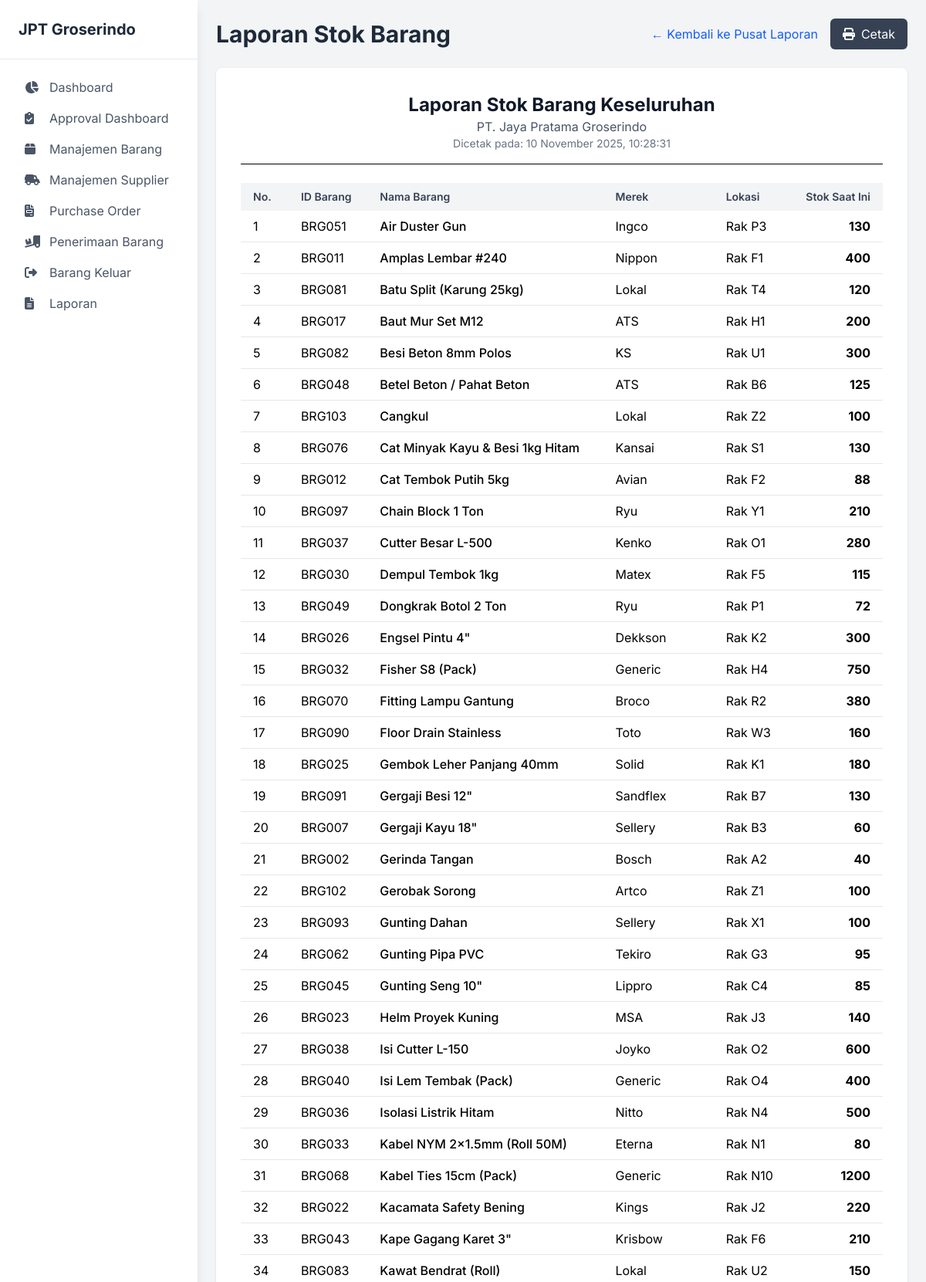
/index.php?page=laporan-stok (signed in, upper part), run on the app's committed database.
### tables this page shows
CREATE TABLE `barang` (
  `id_barang` varchar(20) NOT NULL,
  `nama_barang` varchar(255) NOT NULL,
  `merek` varchar(100) DEFAULT NULL,
  `stok` int(11) NOT NULL DEFAULT 0,
  `lokasi` varchar(100) DEFAULT NULL,
  PRIMARY KEY (`id_barang`)
);

### pages/laporan_stok.php (the view)
<?php
$stmt = $pdo->query("SELECT * FROM barang ORDER BY nama_barang ASC");
$barang_list = $stmt->fetchAll(PDO::FETCH_ASSOC);
?>
<div class="flex justify-between items-center mb-6">
    <h1 class="text-3xl font-bold text-gray-800">Laporan Stok Barang</h1>
    <div class="flex items-center gap-4">
        <a href="index.php?page=laporan" class="text-blue-600 hover:underline">
            &larr; Kembali ke Pusat Laporan
        </a>
        <button onclick="window.print()" class="bg-gray-700 text-white px-4 py-2 rounded-md hover:bg-gray-800 flex items-center gap-2">
            <i class="fa-solid fa-print"></i>
            <span>Cetak</span>
        </button>
    </div>
</div>
<div class="bg-white p-8 rounded-lg shadow">
    <div class="text-center border-b pb-4 mb-6">
        <h2 class="text-2xl font-bold text-gray-900">Laporan Stok Barang Keseluruhan</h2>
        <p class="text-gray-600">PT. Jaya Pratama Groserindo</p>
        <p class="text-sm text-gray-500">Dicetak pada: <?php echo date('d F Y, H:i:s'); ?></p>
    </div>
    <div class="overflow-x-auto">
        <table class="w-full table-auto">
            <thead class="bg-gray-100">
                <tr>
                    <th class="px-4 py-2 text-left text-sm font-semibold text-gray-700">No.</th>
                    <th class="px-4 py-2 text-left text-sm font-semibold text-gray-700">ID Barang</th>
                    <th class="px-4 py-2 text-left text-sm font-semibold text-gray-700">Nama Barang</th>
                    <th class="px-4 py-2 text-left text-sm font-semibold text-gray-700">Merek</th>
                    <th class="px-4 py-2 text-left text-sm font-semibold text-gray-700">Lokasi</th>
                    <th class="px-4 py-2 text-right text-sm font-semibold text-gray-700">Stok Saat Ini</th>
                </tr>
            </thead>
            <tbody class="divide-y divide-gray-200">
                <?php $no = 1; ?>
                <?php foreach ($barang_list as $barang): ?>
                    <tr>
                        <td class="px-4 py-2"><?php echo $no++; ?></td>
                        <td class="px-4 py-2"><?php echo htmlspecialchars($barang['id_barang']); ?></td>
                        <td class="px-4 py-2 font-medium"><?php echo htmlspecialchars($barang['nama_barang']); ?></td>
                        <td class="px-4 py-2"><?php echo htmlspecialchars($barang['merek']); ?></td>
                        <td class="px-4 py-2"><?php echo htmlspecialchars($barang['lokasi']); ?></td>
                        <td class="px-4 py-2 text-right font-bold"><?php echo htmlspecialchars($barang['stok']); ?></td>
                    </tr>
                <?php endforeach; ?>
            </tbody>
        </table>
    </div>
</div>

### includes/header.php (style rules this page uses)
body { font-family: 'Inter', sans-serif; }

### data on the page
barang: id_barang "BRG051", nama_barang "Air Duster Gun", merek "Ingco", lokasi "Rak P3", stok "130"
barang: id_barang "BRG011", nama_barang "Amplas Lembar #240", merek "Nippon", lokasi "Rak F1", stok "400"
barang: id_barang "BRG081", nama_barang "Batu Split (Karung 25kg)", merek "Lokal", lokasi "Rak T4", stok "120"
barang: id_barang "BRG017", nama_barang "Baut Mur Set M12", merek "ATS", lokasi "Rak H1", stok "200"
barang: id_barang "BRG082", nama_barang "Besi Beton 8mm Polos", merek "KS", lokasi "Rak U1", stok "300"
barang: id_barang "BRG048", nama_barang "Betel Beton / Pahat Beton", merek "ATS", lokasi "Rak B6", stok "125"
barang: id_barang "BRG103", nama_barang "Cangkul", merek "Lokal", lokasi "Rak Z2", stok "100"
barang: id_barang "BRG076", nama_barang "Cat Minyak Kayu & Besi 1kg Hitam", merek "Kansai", lokasi "Rak S1", stok "130"
barang: id_barang "BRG012", nama_barang "Cat Tembok Putih 5kg", merek "Avian", lokasi "Rak F2", stok "88"
barang: id_barang "BRG097", nama_barang "Chain Block 1 Ton", merek "Ryu", lokasi "Rak Y1", stok "210"
barang: id_barang "BRG037", nama_barang "Cutter Besar L-500", merek "Kenko", lokasi "Rak O1", stok "280"
barang: id_barang "BRG030", nama_barang "Dempul Tembok 1kg", merek "Matex", lokasi "Rak F5", stok "115"
barang: id_barang "BRG049", nama_barang "Dongkrak Botol 2 Ton", merek "Ryu", lokasi "Rak P1", stok "72"
barang: id_barang "BRG026", nama_barang "Engsel Pintu 4\"", merek "Dekkson", lokasi "Rak K2", stok "300"
barang: id_barang "BRG032", nama_barang "Fisher S8 (Pack)", merek "Generic", lokasi "Rak H4", stok "750"
barang: id_barang "BRG070", nama_barang "Fitting Lampu Gantung", merek "Broco", lokasi "Rak R2", stok "380"
barang: id_barang "BRG090", nama_barang "Floor Drain Stainless", merek "Toto", lokasi "Rak W3", stok "160"
barang: id_barang "BRG025", nama_barang "Gembok Leher Panjang 40mm", merek "Solid", lokasi "Rak K1", stok "180"
barang: id_barang "BRG091", nama_barang "Gergaji Besi 12\"", merek "Sandflex", lokasi "Rak B7", stok "130"
barang: id_barang "BRG007", nama_barang "Gergaji Kayu 18\"", merek "Sellery", lokasi "Rak B3", stok "60"
barang: id_barang "BRG002", nama_barang "Gerinda Tangan", merek "Bosch", lokasi "Rak A2", stok "40"
barang: id_barang "BRG102", nama_barang "Gerobak Sorong", merek "Artco", lokasi "Rak Z1", stok "100"
barang: id_barang "BRG093", nama_barang "Gunting Dahan", merek "Sellery", lokasi "Rak X1", stok "100"
barang: id_barang "BRG062", nama_barang "Gunting Pipa PVC", merek "Tekiro", lokasi "Rak G3", stok "95"
barang: id_barang "BRG045", nama_barang "Gunting Seng 10\"", merek "Lippro", lokasi "Rak C4", stok "85"
barang: id_barang "BRG023", nama_barang "Helm Proyek Kuning", merek "MSA", lokasi "Rak J3", stok "140"
barang: id_barang "BRG038", nama_barang "Isi Cutter L-150", merek "Joyko", lokasi "Rak O2", stok "600"
barang: id_barang "BRG040", nama_barang "Isi Lem Tembak (Pack)", merek "Generic", lokasi "Rak O4", stok "400"
barang: id_barang "BRG036", nama_barang "Isolasi Listrik Hitam", merek "Nitto", lokasi "Rak N4", stok "500"
barang: id_barang "BRG033", nama_barang "Kabel NYM 2x1.5mm (Roll 50M)", merek "Eterna", lokasi "Rak N1", stok "80"
barang: id_barang "BRG068", nama_barang "Kabel Ties 15cm (Pack)", merek "Generic", lokasi "Rak N10", stok "1200"
barang: id_barang "BRG022", nama_barang "Kacamata Safety Bening", merek "Kings", lokasi "Rak J2", stok "220"
barang: id_barang "BRG043", nama_barang "Kape Gagang Karet 3\"", merek "Krisbow", lokasi "Rak F6", stok "210"
barang: id_barang "BRG083", nama_barang "Kawat Bendrat (Roll)", merek "Lokal", lokasi "Rak U2", stok "150"

### other printed values
$item['label'] "Dashboard"
$item['label'] "Approval Dashboard"
$item['label'] "Manajemen Barang"
$item['label'] "Manajemen Supplier"
$item['label'] "Purchase Order"
$item['label'] "Penerimaan Barang"
$item['label'] "Barang Keluar"
$item['label'] "Laporan"
